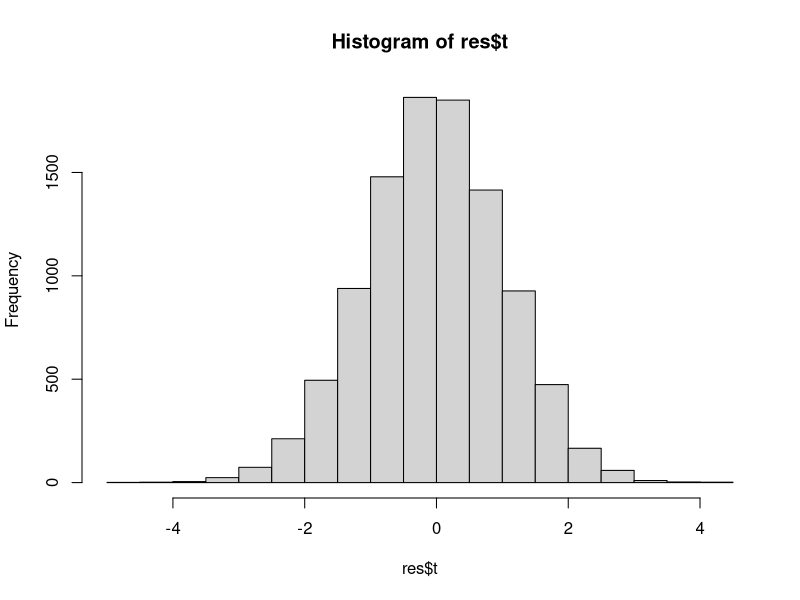
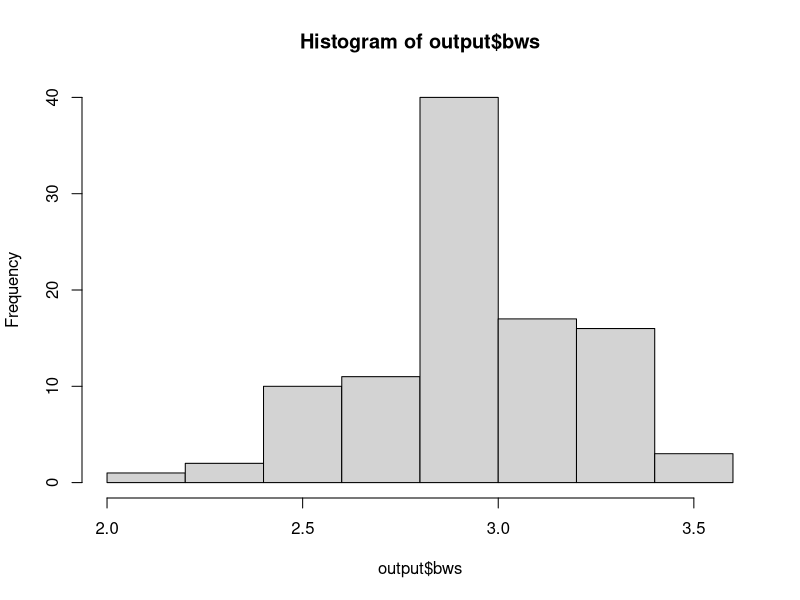

Recreate these plots in R, in order.
## ---- chunk 1
knitr::opts_chunk$set(echo = TRUE)
library(tidyverse)
library(foreach)
library(parallel) 
library(doParallel)
## ---- chunk 2
blue <- c(4,69,87,35,39,79,31,79,65,95,68,62,70,80,84,79,66,75,59,77,36,86,39,85,74,72,69,85,85,72)
red <-c(62,80,82,83,0,81,28,69,48,90,63,77,0,55,83,85,54,72,58,68,88,83,78,30,58,45,78,64,87,65)
acui<-data.frame(str=c(rep(0,20),rep(1,10)),red,blue)
## ---- chunk 3
# test statistic computation
teststat = function(x,y,d){
  x = as.matrix(x)
  y = as.matrix(y)
  d = as.matrix(d)
return(sqrt(20/40) * (mean(x) - mean(y))/(sqrt(var(x)/10 + var(y)/10)) + sqrt(1-20/40)*mean(d)/(sqrt(var(d)/20)))
}

hypo_test <- function(data, nboot=10000){
  x = data %>% filter(str == 1) %>% dplyr::select(red)
  y = data %>% filter(str == 1) %>% dplyr::select(blue)  
  d = data %>% filter(str == 0) %>%  mutate(d = red - blue) %>%  dplyr::select(d)
  
  # The mean of the combined 
  combmean <- mean(c(data[,2],data[,3]))
  
  # split data
  pair_pat = data %>% 
    filter(str == 0) %>% 
    mutate(adj_red = red - mean(red) + combmean,
           adj_blue = blue - mean(blue) + combmean,
           d = adj_red -adj_blue) %>% 
    dplyr::select(d)

  
  red_pat = data %>% 
    filter(str == 1) %>% 
    mutate(adj = red - mean(red) + combmean) %>% 
    dplyr::select(adj)
  
  blue_pat = data %>% 
    filter(str == 1) %>% 
    mutate(adj = blue - mean(blue) + combmean) %>% 
    dplyr::select(adj)  

  
  nCores <- 10  # to set manually
  registerDoParallel(nCores)
  teststatvec <- vector()
  out <- foreach(i = 1:nboot, .combine = c) %dopar% {
    
    new_pair = sample(as.matrix(pair_pat), replace = T)
    new_red = sample(as.matrix(red_pat), replace = T)
    new_blue = sample(as.matrix(blue_pat), replace = T)
    
    teststatvec <- as.matrix(teststat(x=new_red, y=new_blue, d=new_pair))
    teststatvec
  }
  
  return(list(bootpval = sum(rep(teststat(x,y,d),nboot) < out)/nboot, t = out, obs_t = as.matrix(teststat(x,y,d))))
}
data = acui

set.seed(123)
res = hypo_test(acui) #### results are different
p_value = res$bootpval
p_value
res$obs_t
hist(res$t)
## ---- chunk 4
CI <- function(data, nboot=10000){
  # The mean of the combined 
  combmean <- mean(c(data[,2],data[,3]))

  # split data
  pair_pat = data %>% 
    filter(str == 0) %>% 
    mutate(adj_red = red - mean(red) + combmean,
           adj_blue = blue - mean(blue) + combmean) %>% 
    dplyr::select(adj_red, adj_blue)

  
  red_pat = data %>% 
    filter(str == 1) %>% 
    mutate(adj = red - mean(red) + combmean) %>% 
    dplyr::select(adj)
  
  blue_pat = data %>% 
    filter(str == 1) %>% 
    mutate(adj = blue - mean(blue) + combmean) %>% 
    dplyr::select(adj)  

  
  nCores <- 10  # to set manually
  registerDoParallel(nCores)
  meandiffvec <- NULL
  out <- foreach(i = 1:nboot, .combine = c) %dopar% {
    #sampling
    new_pair = pair_pat[sample(c(1:20), replace = T),]
    new_red = sample(red_pat, replace = T)
    new_blue = sample(blue_pat, replace = T)
  
    # frame new data
    red_ = c(new_pair[,1], as.matrix(new_red))
    blue_ = c(new_pair[,2], as.matrix(new_blue))
    
    meandiffvec = mean(blue_) - mean(red_)
    meandiffvec
  }
  bootse = sqrt(var(out))
  interval = data.frame(t(c(mean(out) + c(0,qnorm(0.025),-qnorm(0.025)) * bootse)))
  colnames(interval) = c("point_estimate", "low_bound", "higher_bound")
  return(list(CI = interval, SE = bootse))
}

set.seed(123)

CI(acui)
## ---- chunk 5
library(MASS)
data(galaxies)


#calculate the number of modes in the density
num_modes <- function(data, bw){
  den = density(data, bw=bw)
  den.s = smooth.spline(den$x, den$y, all.knots=TRUE, spar=0.8)
  s.1 = predict(den.s, den.s$x, deriv=1)
  nmodes = length(rle(den.sign <- sign(s.1$y))$values)/2
  return(nmodes)
}

hypo_gala <- function(data, B, N){
  
  # h1
  i = 0
  n_mode = 2
  while (n_mode > 1) {
    i = i + 0.01
    n_mode = num_modes(data/1000, bw = i)
  }
  bw = i
  
  # generate bootstrap samples from estimated kernal density with bw
  dens = density(data, bw=bw)
  res = rerun(B, sample(data/1000, size = N, replace = TRUE) + rnorm(N, dens$bw))
  
  # get bws
  nCores <- 10  # to set manually
  registerDoParallel(nCores)

  out <- foreach(j = 1:B, .combine = c) %dopar% {
    i = 0
    n_mode = 2
    while (n_mode > 1) {
      i = i + 0.01
      n_mode = num_modes(res[[j]], bw = i)
    }
    i
  }
  
  return(list(pval = sum(out > bw)/B, bws = out))
}


output = hypo_gala(data = galaxies, B = 100, N = 82)
output
hist(output$bws)

